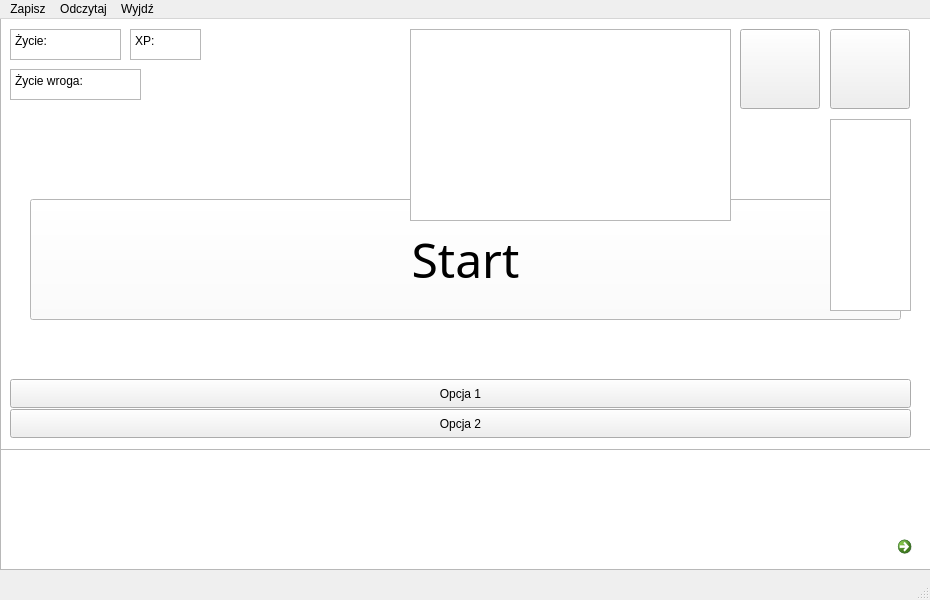
<?xml version="1.0" encoding="UTF-8"?>
<ui version="4.0">
 <class>MainWindow</class>
 <widget class="QMainWindow" name="MainWindow">
  <property name="geometry">
   <rect>
    <x>0</x>
    <y>0</y>
    <width>930</width>
    <height>600</height>
   </rect>
  </property>
  <property name="cursor">
   <cursorShape>ArrowCursor</cursorShape>
  </property>
  <property name="windowTitle">
   <string>MainWindow</string>
  </property>
  <widget class="QWidget" name="centralwidget">
   <widget class="QTextBrowser" name="dialogi">
    <property name="geometry">
     <rect>
      <x>0</x>
      <y>430</y>
      <width>931</width>
      <height>121</height>
     </rect>
    </property>
    <property name="font">
     <font>
      <family>Rockwell</family>
      <pointsize>11</pointsize>
     </font>
    </property>
    <property name="cursor" stdset="0">
     <cursorShape>ArrowCursor</cursorShape>
    </property>
    <property name="mouseTracking">
     <bool>true</bool>
    </property>
    <property name="focusPolicy">
     <enum>Qt::NoFocus</enum>
    </property>
   </widget>
   <widget class="QGraphicsView" name="tlo">
    <property name="geometry">
     <rect>
      <x>0</x>
      <y>-30</y>
      <width>931</width>
      <height>581</height>
     </rect>
    </property>
    <property name="autoFillBackground">
     <bool>true</bool>
    </property>
   </widget>
   <widget class="QPushButton" name="start">
    <property name="geometry">
     <rect>
      <x>30</x>
      <y>180</y>
      <width>871</width>
      <height>121</height>
     </rect>
    </property>
    <property name="font">
     <font>
      <family>Sitka Small</family>
      <pointsize>36</pointsize>
     </font>
    </property>
    <property name="cursor">
     <cursorShape>PointingHandCursor</cursorShape>
    </property>
    <property name="focusPolicy">
     <enum>Qt::NoFocus</enum>
    </property>
    <property name="styleSheet">
     <string notr="true">background-color: rgb(255, 255, 255);
color: rgb(0, 0, 0)</string>
    </property>
    <property name="text">
     <string>Start</string>
    </property>
   </widget>
   <widget class="QCommandLinkButton" name="dalej">
    <property name="geometry">
     <rect>
      <x>890</x>
      <y>510</y>
      <width>31</width>
      <height>31</height>
     </rect>
    </property>
    <property name="focusPolicy">
     <enum>Qt::NoFocus</enum>
    </property>
    <property name="autoFillBackground">
     <bool>false</bool>
    </property>
    <property name="styleSheet">
     <string notr="true">background-color: rgba(0, 0, 0, 0);</string>
    </property>
    <property name="text">
     <string/>
    </property>
    <property name="checkable">
     <bool>false</bool>
    </property>
   </widget>
   <widget class="QPushButton" name="ekw_but">
    <property name="geometry">
     <rect>
      <x>830</x>
      <y>10</y>
      <width>80</width>
      <height>80</height>
     </rect>
    </property>
    <property name="cursor">
     <cursorShape>PointingHandCursor</cursorShape>
    </property>
    <property name="focusPolicy">
     <enum>Qt::NoFocus</enum>
    </property>
    <property name="styleSheet">
     <string notr="true">background-image: url(:/images/images/ekwipunek.png)</string>
    </property>
    <property name="text">
     <string/>
    </property>
   </widget>
   <widget class="QTextBrowser" name="xp">
    <property name="geometry">
     <rect>
      <x>130</x>
      <y>10</y>
      <width>71</width>
      <height>31</height>
     </rect>
    </property>
    <property name="focusPolicy">
     <enum>Qt::NoFocus</enum>
    </property>
    <property name="html">
     <string>&lt;!DOCTYPE HTML PUBLIC &quot;-//W3C//DTD HTML 4.0//EN&quot; &quot;http://www.w3.org/TR/REC-html40/strict.dtd&quot;&gt;
&lt;html&gt;&lt;head&gt;&lt;meta name=&quot;qrichtext&quot; content=&quot;1&quot; /&gt;&lt;meta charset=&quot;utf-8&quot; /&gt;&lt;style type=&quot;text/css&quot;&gt;
p, li { white-space: pre-wrap; }
hr { height: 1px; border-width: 0; }
li.unchecked::marker { content: &quot;\2610&quot;; }
li.checked::marker { content: &quot;\2612&quot;; }
&lt;/style&gt;&lt;/head&gt;&lt;body style=&quot; font-family:'Segoe UI'; font-size:9pt; font-weight:400; font-style:normal;&quot;&gt;
&lt;p style=&quot; margin-top:0px; margin-bottom:0px; margin-left:0px; margin-right:0px; -qt-block-indent:0; text-indent:0px;&quot;&gt;XP: &lt;/p&gt;&lt;/body&gt;&lt;/html&gt;</string>
    </property>
   </widget>
   <widget class="QTextBrowser" name="zycie">
    <property name="geometry">
     <rect>
      <x>10</x>
      <y>10</y>
      <width>111</width>
      <height>31</height>
     </rect>
    </property>
    <property name="focusPolicy">
     <enum>Qt::NoFocus</enum>
    </property>
    <property name="html">
     <string>&lt;!DOCTYPE HTML PUBLIC &quot;-//W3C//DTD HTML 4.0//EN&quot; &quot;http://www.w3.org/TR/REC-html40/strict.dtd&quot;&gt;
&lt;html&gt;&lt;head&gt;&lt;meta name=&quot;qrichtext&quot; content=&quot;1&quot; /&gt;&lt;meta charset=&quot;utf-8&quot; /&gt;&lt;style type=&quot;text/css&quot;&gt;
p, li { white-space: pre-wrap; }
hr { height: 1px; border-width: 0; }
li.unchecked::marker { content: &quot;\2610&quot;; }
li.checked::marker { content: &quot;\2612&quot;; }
&lt;/style&gt;&lt;/head&gt;&lt;body style=&quot; font-family:'Segoe UI'; font-size:9pt; font-weight:400; font-style:normal;&quot;&gt;
&lt;p style=&quot; margin-top:0px; margin-bottom:0px; margin-left:0px; margin-right:0px; -qt-block-indent:0; text-indent:0px;&quot;&gt;Życie:&lt;/p&gt;&lt;/body&gt;&lt;/html&gt;</string>
    </property>
   </widget>
   <widget class="QPushButton" name="opcja1">
    <property name="geometry">
     <rect>
      <x>10</x>
      <y>360</y>
      <width>901</width>
      <height>29</height>
     </rect>
    </property>
    <property name="focusPolicy">
     <enum>Qt::NoFocus</enum>
    </property>
    <property name="text">
     <string>Opcja 1</string>
    </property>
   </widget>
   <widget class="QPushButton" name="opcja2">
    <property name="geometry">
     <rect>
      <x>10</x>
      <y>390</y>
      <width>901</width>
      <height>29</height>
     </rect>
    </property>
    <property name="focusPolicy">
     <enum>Qt::NoFocus</enum>
    </property>
    <property name="text">
     <string>Opcja 2</string>
    </property>
   </widget>
   <widget class="QListWidget" name="ekw_list">
    <property name="geometry">
     <rect>
      <x>830</x>
      <y>100</y>
      <width>81</width>
      <height>192</height>
     </rect>
    </property>
    <property name="font">
     <font>
      <pointsize>11</pointsize>
     </font>
    </property>
    <property name="focusPolicy">
     <enum>Qt::NoFocus</enum>
    </property>
   </widget>
   <widget class="QPushButton" name="dziennik">
    <property name="geometry">
     <rect>
      <x>740</x>
      <y>10</y>
      <width>80</width>
      <height>80</height>
     </rect>
    </property>
    <property name="cursor">
     <cursorShape>PointingHandCursor</cursorShape>
    </property>
    <property name="focusPolicy">
     <enum>Qt::NoFocus</enum>
    </property>
    <property name="styleSheet">
     <string notr="true">background-image: url(:/images/images/ekwipunek.png)</string>
    </property>
    <property name="text">
     <string/>
    </property>
   </widget>
   <widget class="QListWidget" name="dzien_list">
    <property name="geometry">
     <rect>
      <x>410</x>
      <y>10</y>
      <width>321</width>
      <height>192</height>
     </rect>
    </property>
    <property name="font">
     <font>
      <pointsize>11</pointsize>
     </font>
    </property>
    <property name="focusPolicy">
     <enum>Qt::NoFocus</enum>
    </property>
   </widget>
   <widget class="QTextBrowser" name="zycie_wroga">
    <property name="geometry">
     <rect>
      <x>10</x>
      <y>50</y>
      <width>131</width>
      <height>31</height>
     </rect>
    </property>
    <property name="focusPolicy">
     <enum>Qt::NoFocus</enum>
    </property>
    <property name="html">
     <string>&lt;!DOCTYPE HTML PUBLIC &quot;-//W3C//DTD HTML 4.0//EN&quot; &quot;http://www.w3.org/TR/REC-html40/strict.dtd&quot;&gt;
&lt;html&gt;&lt;head&gt;&lt;meta name=&quot;qrichtext&quot; content=&quot;1&quot; /&gt;&lt;meta charset=&quot;utf-8&quot; /&gt;&lt;style type=&quot;text/css&quot;&gt;
p, li { white-space: pre-wrap; }
hr { height: 1px; border-width: 0; }
li.unchecked::marker { content: &quot;\2610&quot;; }
li.checked::marker { content: &quot;\2612&quot;; }
&lt;/style&gt;&lt;/head&gt;&lt;body style=&quot; font-family:'Segoe UI'; font-size:9pt; font-weight:400; font-style:normal;&quot;&gt;
&lt;p style=&quot; margin-top:0px; margin-bottom:0px; margin-left:0px; margin-right:0px; -qt-block-indent:0; text-indent:0px;&quot;&gt;Życie wroga:&lt;/p&gt;&lt;/body&gt;&lt;/html&gt;</string>
    </property>
   </widget>
   <zorder>tlo</zorder>
   <zorder>dialogi</zorder>
   <zorder>start</zorder>
   <zorder>dalej</zorder>
   <zorder>ekw_but</zorder>
   <zorder>xp</zorder>
   <zorder>zycie</zorder>
   <zorder>opcja1</zorder>
   <zorder>opcja2</zorder>
   <zorder>ekw_list</zorder>
   <zorder>dziennik</zorder>
   <zorder>dzien_list</zorder>
   <zorder>zycie_wroga</zorder>
  </widget>
  <widget class="QMenuBar" name="menubar">
   <property name="geometry">
    <rect>
     <x>0</x>
     <y>0</y>
     <width>930</width>
     <height>25</height>
    </rect>
   </property>
   <widget class="QMenu" name="menuZapisz">
    <property name="title">
     <string>Zapisz</string>
    </property>
   </widget>
   <widget class="QMenu" name="menuOdczytaj">
    <property name="title">
     <string>Odczytaj</string>
    </property>
   </widget>
   <widget class="QMenu" name="menuWyjd">
    <property name="title">
     <string>Wyjdź</string>
    </property>
   </widget>
   <addaction name="menuZapisz"/>
   <addaction name="menuOdczytaj"/>
   <addaction name="menuWyjd"/>
  </widget>
  <widget class="QStatusBar" name="statusbar"/>
 </widget>
 <tabstops>
  <tabstop>tlo</tabstop>
  <tabstop>start</tabstop>
  <tabstop>dialogi</tabstop>
  <tabstop>opcja2</tabstop>
  <tabstop>opcja1</tabstop>
  <tabstop>zycie</tabstop>
  <tabstop>xp</tabstop>
  <tabstop>ekw_but</tabstop>
  <tabstop>dalej</tabstop>
 </tabstops>
 <resources/>
 <connections/>
</ui>
